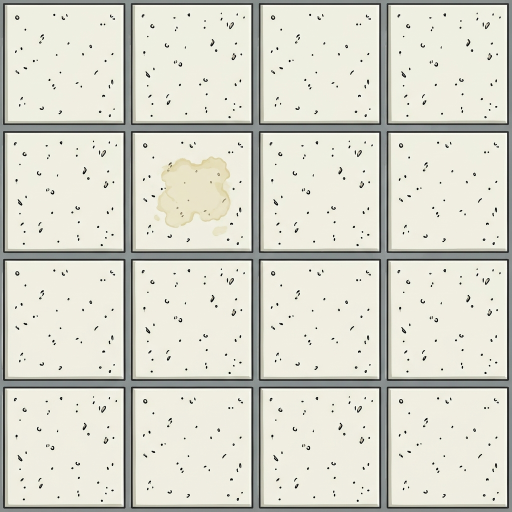
#> input picture kit/assets/tex/ceiling_tiles.png, 1024 x 1024 px (shown at 1/2 size); its folder holds 6 pictures in this run
$ python make_off_cleantex.py
#> lines starting #> are read from the running program, lines starting #| are printed output that depends on the picture
# The Flow-made ceiling and carpet textures each have one stained tile; repeated every 2-2.4 m the stain becomes a
# visible grid of spots. Copy a clean tile of the same tone over it (4 x 4 tiles per texture).
#   .venv/Scripts/python.exe assets/props/tex/make_off_cleantex.py  -> off_ceiling_clean.png, off_carpet_clean.png
import os
from PIL import Image

HERE = os.path.dirname(os.path.abspath(__file__))
LAB = os.path.dirname(os.path.dirname(os.path.dirname(HERE)))


def fix(src, out, bad, good):
#> called with src = 'ceiling_tiles.png', out = 'off_ceiling_clean.png', bad = (1, 1), good = (2, 2)
    im = Image.open(os.path.join(LAB, 'assets', 'tex', src)).convert('RGB')
    t = im.width // 4
#> t = 256
    tile = im.crop((good[0] * t, good[1] * t, good[0] * t + t, good[1] * t + t))
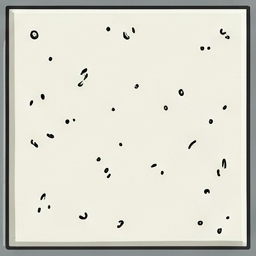
#> tile: PIL image 256x256 RGB; mean R, G, B 216.3, 215.6, 204.5
    im.paste(tile, (bad[0] * t, bad[1] * t))
    im.save(os.path.join(HERE, out)); print('wrote', out)
#| wrote off_ceiling_clean.png


if __name__ == '__main__':
    fix('ceiling_tiles.png', 'off_ceiling_clean.png', (1, 1), (2, 2))
    fix('carpet_tiles.png', 'off_carpet_clean.png', (2, 1), (0, 1))
#> call 2 of fix, with src = 'carpet_tiles.png', out = 'off_carpet_clean.png', bad = (2, 1), good = (0, 1)
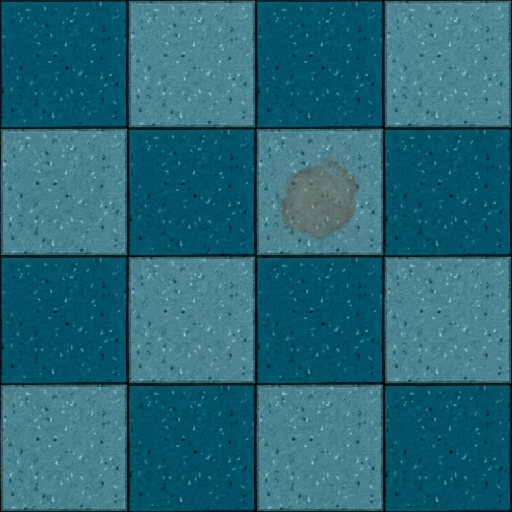
#> input picture kit/assets/tex/carpet_tiles.png, 1024 x 1024 px (shown at 1/2 size)
#> in fix (call 2), `tile = im.crop((good[0] * t, good[1] * t, good[0] * t + t, good[1] * t..`:
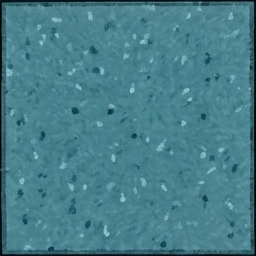
#> tile: PIL image 256x256 RGB; mean R, G, B 70.7, 126.2, 137.7
#| wrote off_carpet_clean.png
